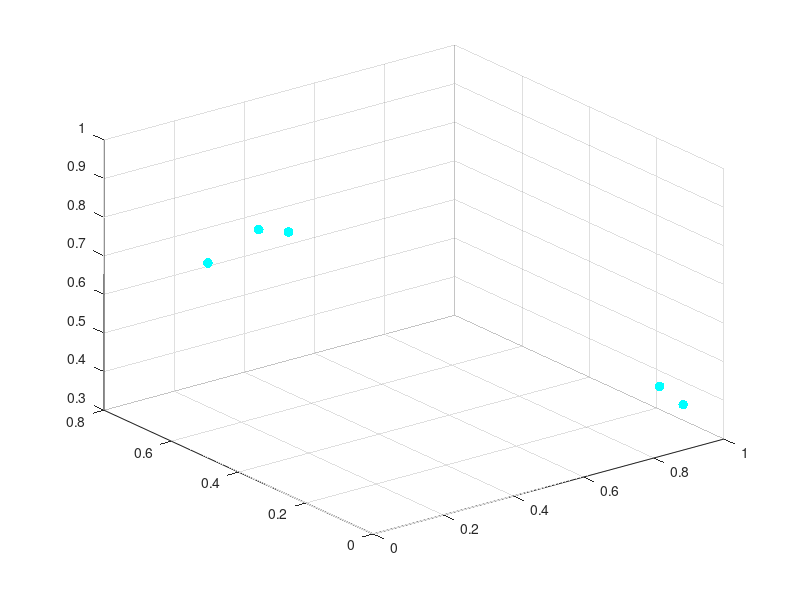

The MATLAB source for this figure:
%% Test the binning of normals
close all; clc; clear variables;

rng(42);


%% Globals
% Split of the longitude
N = 5;

% Split of the latitude
M = 9;

% Number of normals
num_normals = 5;


%% Random Generator Functions
normalize = @(vector) 1 / norm(vector) * vector;

%% Find K and J
get_k = @(longitude) floor((N * longitude) / (2 * pi) - 1);
get_j = @(latitude) floor(M / 2 * (sin(latitude) + 1) - 1); 

%% Find latitude and longitude given the position
aux_get_longitude = @(x, y, z) atan( y / x);
get_longitude_from_position = @(position) aux_get_longitude(position(1), position(2), position(3));
get_longitude_from_k = @(k) (2 * k * pi) / N;

aux_get_latitude = @(x, y, z) acos ( z / sqrt(x^2 + y^2 + z^2));
get_latitude_from_position = @(position) aux_get_latitude(position(1), position(2), position(3));
get_latitude_from_j = @(k) asin(-1 + (2 * j) / M);

%% Generate Colors
compute_R = @(k) (256 / (N - 1)) * k;
compute_G = @(j) (256 / (M - 1)) * j;
compute_B = @(j, k) (256 / (N + M - 2)) * (j + k);

%% Conversion between Radians and Degrees
rad2deg = @(rad) rad./(pi/180);
deg2rad = @(deg) (pi/180).*deg;

%% Generate test normals
normals = nan(num_normals, 3);
for i = 1:num_normals
   normals(i, :) = normalize(rand(3,1)); 
end

colors = nan(num_normals, 3);

%% Bin Test Normals
for i = 1:size(normals, 1)
    normal = normals(i, :);
    
    [longitude, latitude, ~] = cart2sph(normal(1), normal(2), normal(3));
    
    k = get_k(longitude);
    j = get_j(latitude);
   
    fprintf('longitude: %2.5f, latitude: %2.5f, j: %d, k: %d\n', rad2deg(longitude), rad2deg(latitude), j, k);    
    
    r = compute_R(k);
    g = compute_G(j);
    b = compute_B(j, k);
    
    colors(i, :) = [r, g, b];
end

scatter3(normals(:, 1), normals(:, 2), normals(:, 3), 50, colors, 'filled');
